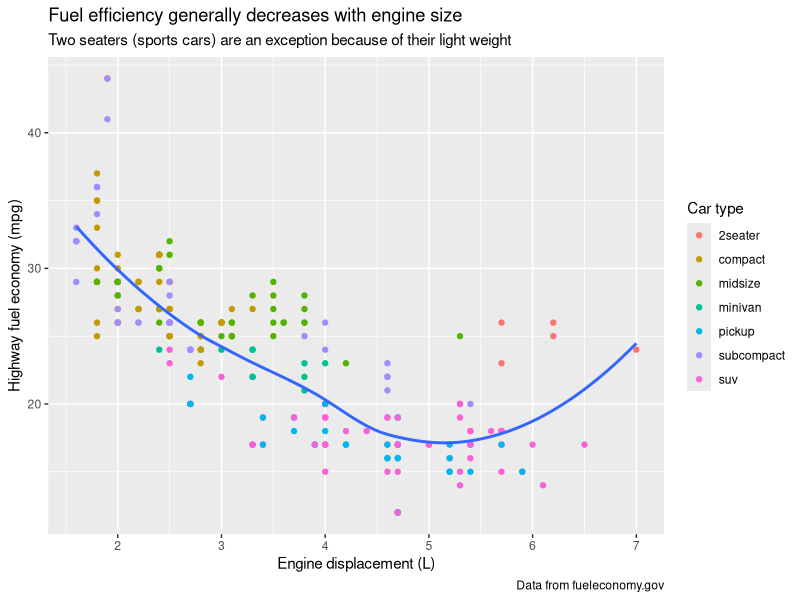
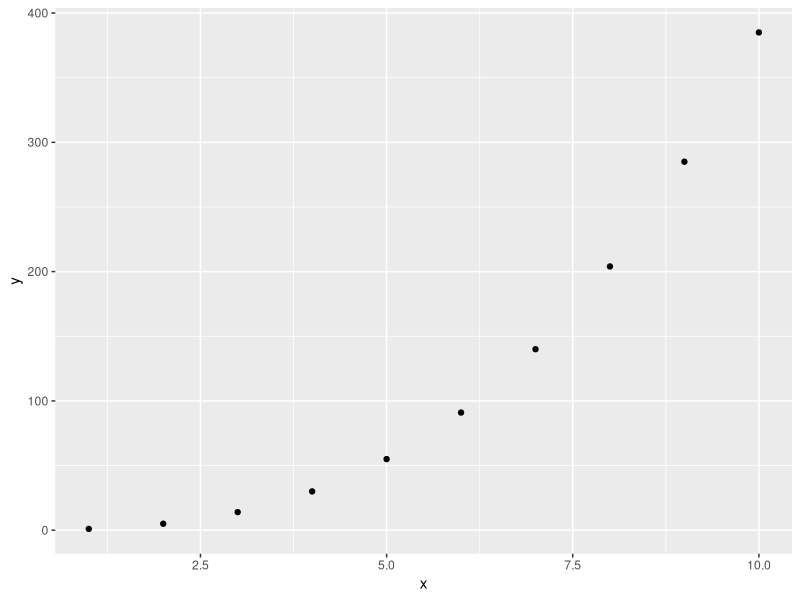
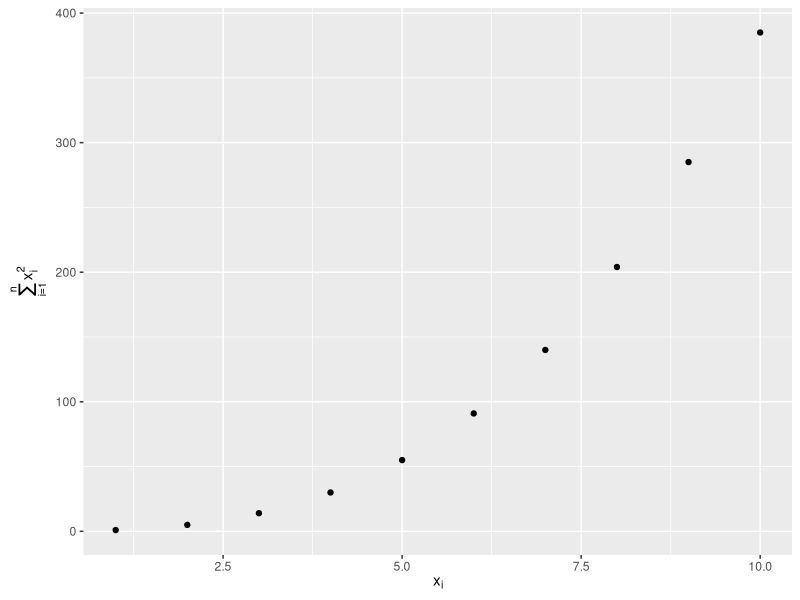
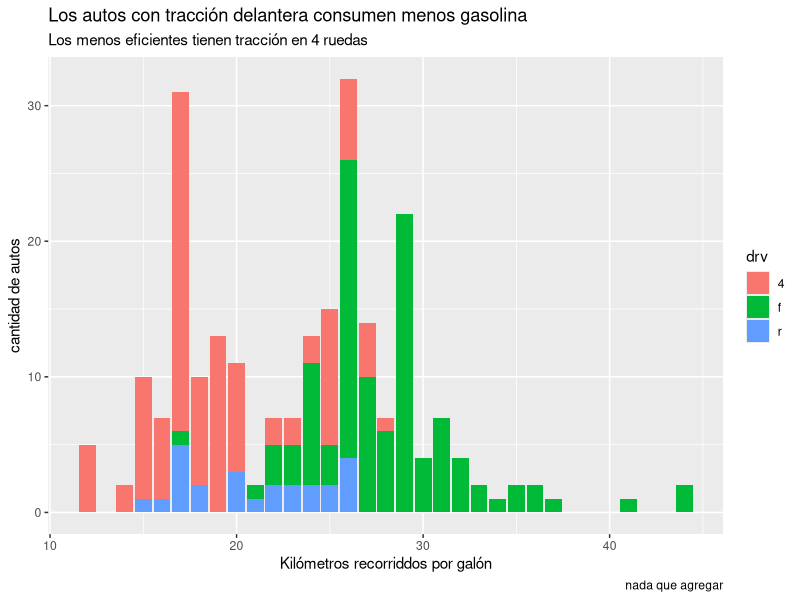
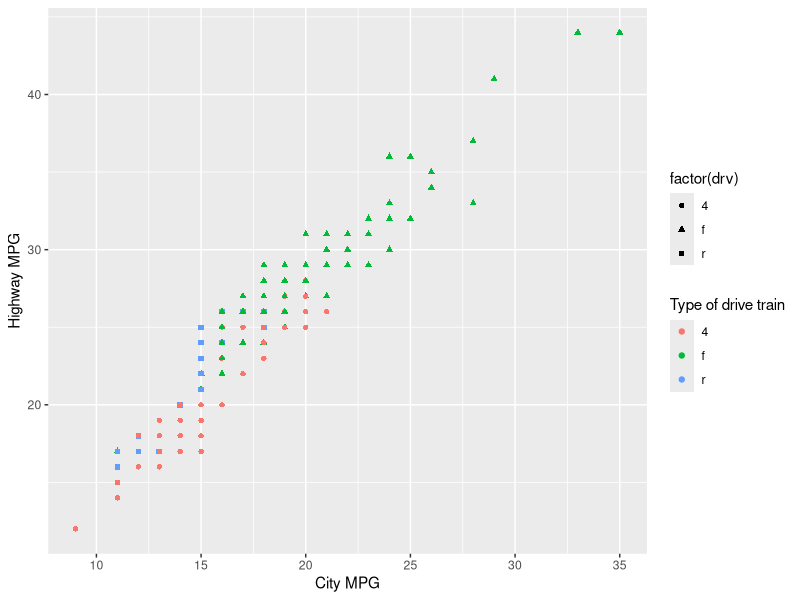

R code for these plots, in order: (Note: this script raises an error after producing the figures.)
#####################################
###                               ###
###         Capítulo 11           ###
###        Comunicación           ###
###                               ###
#####################################

library(tidyverse)
library(scales)
library(ggrepel)
library(patchwork)

ggplot(mpg, aes(x = displ, y = hwy)) +
  geom_point(aes(color = class)) +
  geom_smooth(se = FALSE) +
  labs(
    x = "Engine displacement (L)",
    y = "Highway fuel economy (mpg)",
    color = "Car type",
    title = "Fuel efficiency generally decreases with engine size",
    subtitle = "Two seaters (sports cars) are an exception because of their light weight",
    caption = "Data from fueleconomy.gov"
  )

df <- tibble(
  x = 1:10,
  y = cumsum(x^2)
)
ggplot(df, aes(x, y)) +
  geom_point()
# Cambiar las cadenas de texto a ecuaciones matemáticas con la función
# quote()
ggplot(df, aes(x, y)) +
  geom_point() +
  labs(
    x = quote(x[i]),
    y = quote(sum(x[i] ^ 2, i == 1, n))
  )

########################
###
### 11.2.1 Ejercicios
###
########################

# 1. Create one plot on the fuel economy data with customized title, 
# subtitle, caption, x, y, and color labels.

ggplot(mpg, aes(x = hwy, fill = drv)) +
  geom_bar() +
  labs(
    title = "Los autos con tracción delantera consumen menos gasolina",
    subtitle = "Los menos eficientes tienen tracción en 4 ruedas",
    x = "Kilómetros recorriddos por galón",
    y = "cantidad de autos",
    color = "tipo de tracción",
    caption = "nada que agregar"
  )

# 2. Recree el siguiente gráfico con los datos de consumo de 
# combustible. Tenga en cuenta que tanto el color como la forma de 
# los puntos varían según el tipo de transmisión.
ggplot(mpg, aes(x = cty, y = hwy, shape = factor(drv))) +
  geom_point(aes(color = drv)) +
  labs(
    x = "City MPG",
    y = "Highway MPG",
    color = "Type of drive train"
  )

# 3. Tome un gráfico exploratorio que haya creado en el último mes 
# y agréguele títulos informativos para que sea más fácil de 
# entender para otros.
ggplot(smaller, aes(x = carat, y = price)) +
  geom_boxplot(aes(group = cut_width(carat, 0.1))) +
  labs(
    title = "Los diamantes de mayor peso cuestan más",
    subtitle = "Aunque hay variaciones",
    x = "peso",
    y = " precio"
  )

# Crea una tabla con los mayores motores en cada tipo de tracción
label_info <- mpg |>
  group_by(drv) |> # se agrupa por tracción (drv)
  arrange(desc(displ)) |> # Esto ordena en descendente
  slice_head(n = 1) |> # se escoge sólo uno (el mayor)
  mutate(
    drive_type = case_when( # se crea una nueva variable drive_type
      drv == "f" ~ "front-wheel drive",
      drv == "r" ~ "rear-wheel drive",
      drv == "4" ~ "4-wheel drive"
    )
  ) |>
  select(displ, hwy, drv, drive_type) # son las variables que se muestran

label_info # Produce:
# A tibble: 3 × 4
# Groups:   drv [3]
#  displ   hwy drv   drive_type       
#  <dbl> <int> <chr> <chr>            
#1   6.5    17 4     4-wheel drive    
#2   5.3    25 f     front-wheel drive
#3   7      24 r     rear-wheel drive 

# Se crea un diagrama de dispersión con las leyendas drive_type
ggplot(mpg, aes(x = displ, y = hwy, color = drv)) +
  geom_point(alpha = 0.3) + # con transparencia
  geom_smooth(se = FALSE) + # sin error standar 
  geom_text(
    data = label_info, # Aquí va la nueva tabla
    aes(x = displ, y = hwy, label = drive_type),
    fontface = "bold", size = 5, hjust = "right", vjust = "bottom"
  ) +
  theme(legend.position = "none") # desactiva todas las leyendas

# geom_label_repel() ajusta automaticamente las etiquetas para que 
# no se superpongan 
ggplot(mpg, aes(x = displ, y = hwy, color = drv)) +
  geom_point(alpha = 0.3) +
  geom_smooth(se = FALSE) +
  ggrepel::geom_label_repel(
    data = label_info, 
    aes(x = displ, y = hwy, label = drive_type),
    fontface = "bold", size = 5, nudge_y = 2
  ) +
  theme(legend.position = "none")

# Selecciono los valores atípicos potenciales que recorren más de 40 
# o más de 20 siempre que el motor sea mayor a 5.0
potential_outliers <- mpg |>
  filter(hwy > 40 | (hwy > 20 & displ > 5))
potential_outliers # produce:
# A tibble: 9 × 11
#  manufacturer model      displ  year   cyl trans drv     cty   hwy fl   
#  <chr>        <chr>      <dbl> <int> <int> <chr> <chr> <int> <int> <chr>
#1 chevrolet    corvette     5.7  1999     8 manu… r        16    26 p    
#2 chevrolet    corvette     5.7  1999     8 auto… r        15    23 p    
#3 chevrolet    corvette     6.2  2008     8 manu… r        16    26 p    
#4 chevrolet    corvette     6.2  2008     8 auto… r        15    25 p 

# Muestra un diagrama de dispersión con los textos de los modelos
# con potenciales valores atípicos para hwy y disp
ggplot(mpg, aes(x = displ, y = hwy)) +
  geom_point() +
  # geom_text_repel usa dos parámetros: data que son los valores de la
  # base de datos a los que se aplicará un texto; y la estética que
  # indica cual texto se podrá en los valores de la base de datos
  ggrepel::geom_text_repel(data = potential_outliers, aes(label = model)) +
  # Crea un círculo rojo en los potenciales valores atípicos
  geom_point(data = potential_outliers, color = "red") +
  geom_point(
    data = potential_outliers,
    # Crea un círculo rojo dentro de los círculos rojos
    color = "red", size = 3, shape = "circle open"
  )

# Se crea un texto y se usa str_wrap para poner un salto de línea
# al llegar al caracter 30
trend_text <- "Larger engine sizes tend to have lower fuel economy." |>
  str_wrap(width = 30)
trend_text # Produce:
"Larger engine sizes tend to\nhave lower fuel economy."
# Crea un diagrama de dispersión que muestra que los carros con 
# grandes motores consumen más gasolina pues recorren menos kms por
# galón. En este gráfico se crean anotaciones con la función annotate
ggplot(mpg, aes(x = displ, y = hwy)) +
  geom_point() +
  annotate(
    geom = "label", x = 3.5, y = 38, # parece que"label" se refiere a texto
    label = trend_text, # Este es el texto que ya creé antes
    hjust = "left", color = "red"
  ) +
  annotate(
    geom = "segment", # parece que "segment" se refiere a gráficos
    x = 3, y = 35, xend = 5, yend = 25, color = "red",
    arrow = arrow(type = "closed")
  )
# Mi versión
ggplot(mpg, aes(x = displ, y = hwy)) +
  geom_point() +
  annotate(
    geom = "label", x = 4, y = 38, # parece que"label" se refiere a texto
    label = "hola mundo", # Este es el texto que ya creé antes
    hjust = "right", color = "green"
  ) +
  annotate(
    geom = "segment", # parece que "segment" se refiere a gráficos
    x = 1.75, y = 39, xend = 5, yend = 25, color = "blue",
    arrow = arrow(type = "closed")
  )

########################
###
### 11.3.1 Ejercicios
###
########################

# 1. Use geom_text() with infinite positions to place text at the four corners 
# of the plot.
ggplot(mpg, aes(cty, hwy)) +
  geom_point()
#
ggplot(mpg, aes(cty, hwy)) +
  geom_point() +
  theme_minimal() # cambia el fondo gris por blanco
# Muestra un diagrama de dispersión relacionando cty y hwy
p <- ggplot(mpg, aes(x = cty, y = hwy)) +
  geom_point(alpha = 0.6) +
  labs(title = "City vs Highway MPG") +
  theme_minimal() # Es para cambiar el fondo gris a blanco
# Añadimos textos en las 4 esquinas usando -Inf / Inf. -Inf se refiere
# a abajo y a la izquierda. Inf se refiere a arriba y a la derecha
p +
  geom_text(aes(x = -Inf, y = -Inf), label = "bottom-left", 
            hjust = -0.1, vjust = -0.1, size = 3.5) +
  geom_text(aes(x =  Inf, y = -Inf), label = "bottom-right", 
            hjust =  1.1, vjust = -0.1, size = 3.5) +
  geom_text(aes(x = -Inf, y =  Inf), label = "top-left", 
            hjust = -0.1, vjust =  1.1, size = 3.5) +
  geom_text(aes(x =  Inf, y =  Inf), label = "top-right", 
            hjust =  1.1, vjust =  1.1, size = 3.5)

# 2. Úsalo annotate()para añadir un punto geométrico en medio de 
# tu último gráfico sin tener que crear un tibble. Personaliza la 
# forma, el tamaño o el color del punto.
library(ggplot2)

ggplot(mpg, aes(x = cty, y = hwy)) +
  geom_point(alpha = 0.6) +
  annotate(
    geom = "point", # usa la geometría punto
    x = mean(mpg$cty), # calcula el promedio de la columna cty
    y = mean(mpg$hwy), # calcula el promedio de la columna hwy
    color = "red",
    shape = 8,   # forma: estrella
    size = 5     # tamaño del punto
  ) +
  theme_minimal()

# 3. ¿Cómo geom_text()interactúan las etiquetas con el facetado? 
# ¿Cómo se puede añadir una etiqueta a una sola faceta? ¿Cómo se 
# puede poner una etiqueta diferente en cada faceta? (Pista: Piensa 
# en el conjunto de datos que se está pasando a geom_text()).
# Crea 3 facetas, una para cada tipo de tracción.
p <- ggplot(mpg, aes(x = displ, y = hwy)) +
  geom_point() +
  facet_wrap(~ drv) +
  theme_minimal()
# Muestra 3 facetas
p
# # Muesta una etiqueta con el modelo de cada auto
p + geom_text(aes(label = model), size = 2, vjust = -0.5)
#
# Un tibble con una sola fila (solo facet "4")
label_data <- data.frame(
  drv = "4",
  displ = 6,
  hwy = 40,
  label = "Etiqueta solo en 4WD"
)
#label_data
# Muestra una etiqueta solo en la faceta de drv = "4"
p + 
  geom_text(data = label_data, aes(x = displ, y = hwy, label = label), 
            color = "red", size = 3)
# Entonces para poner un texto distinto en cada facet, creo un 
# pequeño dataset con una fila por cada drv. Así:
label_data2 <- data.frame(
  drv = c("f", "r", "4"),
  displ = c(2, 5, 6),
  hwy = c(40, 20, 30),
  label = c("Front", "Rear", "4WD")
)

p + 
  geom_text(data = label_data2, aes(x = displ, y = hwy, label = label), 
            color = "blue", size = 3)

# 4. ¿Qué argumentos para geom_label() controlar la apariencia del 
# cuadro de fondo?
?geom_label() # Creo que label.padding
ggplot(mpg, aes(x = displ, y = hwy)) +
  geom_point() +
  geom_label(aes(label = drv), 
             size = 3, 
             fill = "yellow", 
             color = "blue",
             label.size = 0.5, # ancho del borde
             label.r = unit(0.3, "lines"), # redondea bordes
             label.padding = unit(0.25, "lines") # espacio interior
             )

# 5. What are the four arguments to arrow()? How do they work? 
# Create a series of plots that demonstrate the most important 
# options.
?arrow()
df <- data.frame(x = 1, y = 1, xend = 5, yend = 5)
df # produce:
#  x y xend yend
#1 1 1    5    5
# Dibuja una línea diagonal con una flecha al final
ggplot(df) +
  geom_segment(aes(x = x, y = y, xend = xend, yend = yend),
               arrow = arrow()) +
  theme_minimal()
# Cambiar el ángulo de la punta
ggplot(df) +
  geom_segment(aes(x = x, y = y, xend = xend, yend = yend),
               arrow = arrow(angle = 15))
# Alarga la punta de la flecha
ggplot(df) +
  geom_segment(aes(x = x, y = y, xend = xend, yend = yend),
               arrow = arrow(length = unit(0.8, "inches")))
# Mostrar flechas en ambos extremos de la punta
ggplot(df) +
  geom_segment(aes(x = x, y = y, xend = xend, yend = yend),
               arrow = arrow(ends = "both"))
# Mostrar la punta rellena con "closed". "open" es predeterminado
# sólo para contorno
ggplot(df) +
  geom_segment(aes(x = x, y = y, xend = xend, yend = yend),
               arrow = arrow(type = "closed"))

# Relaciona el tamaño del motor con la eficiencia del combustible
ggplot(mpg, aes(x = displ, y = hwy, color = drv)) +
  geom_point()
# Cambia las escalas del eje x e y y también las etiquetas de la escala 
# de color de la derecha
ggplot(mpg, aes(x = displ, y = hwy, color = drv)) +
  geom_point() +
  scale_y_continuous(breaks = seq(15, 45, by = 5)) +# breaks anula la
  # opción predeterminada
  scale_x_continuous(breaks = seq(0, 7, by = 0.5)) +
  scale_color_discrete(labels = c("4" = "4-wheel", "f" = "front", 
                                  "r" = "rear"))

# Relaciona el precio con el corte del diamante
ggplot(diamonds, aes(x = price, y = cut)) +
  geom_boxplot(alpha = 0.05)
# Muestra signo de dolar en la escala de precios
ggplot(diamonds, aes(x = price, y = cut)) +
  geom_boxplot(alpha = 0.05) +
  scale_x_continuous(labels = scales::label_dollar()) # le pone signo
  # de dólar a las escalas de x (del precio)
# Cambia las escalas a un sólo dígito por cada mil, cambia el rango
# y los intervalos de la escala en el eje X
ggplot(diamonds, aes(x = price, y = cut)) +
  geom_boxplot(alpha = 0.05) +
  scale_x_continuous(
    labels = label_dollar(scale = 1/1000, suffix = "K"), 
    breaks = seq(1000, 19000, by = 6000)
  )

# Muestra barras de porcentajes (gracias a position = "fill") para
# cada tipo de corte de diamante
ggplot(diamonds, aes(x = cut, fill = clarity)) +
  geom_bar(position = "fill")
# Cambia las relaciones /100 a porcentajes en la escala del eje Y
ggplot(diamonds, aes(x = cut, fill = clarity)) +
  geom_bar(position = "fill") +
  scale_y_continuous(name = "Percentage", labels = label_percent())

# Muestra cuando inició el gobierno de un presidente
presidential |>
  mutate(id = 33 + row_number()) |>
  ggplot(aes(x = start, y = id)) +
  geom_point()
# Muestra cuando inició y cuando terminó el gobierno de una presidente
presidential |>
  mutate(id = 33 + row_number()) |>
  ggplot(aes(x = start, y = id)) +
  geom_point() +
  geom_segment(aes(xend = end, yend = id))
# Puedo usar breaks para mostrar con precisión donde ocurren las 
# observaciones y date_labels para dar formato al año. Esto se hace
# cuando hay pocos datos
presidential |>
  mutate(id = 33 + row_number()) |>
  ggplot(aes(x = start, y = id)) +
  geom_point() +
  geom_segment(aes(xend = end, yend = id)) +
  scale_x_date(name = NULL, breaks = presidential$start, 
               date_labels = "'%y")

# Grafico de dispersión que compara el tamaño del motor con la 
# eficiciencia del combustible y coloreada por tipo de auto
base <- ggplot(mpg, aes(x = displ, y = hwy)) +
  geom_point(aes(color = class))
base + theme(legend.position = "right") # predeterminada
base + theme(legend.position = "left")
# El tipo de auto va arriba
base + 
  theme(legend.position = "top")
# El tipo de auto va arriba  pero en tres filas
base + 
  theme(legend.position = "top") +
  guides(color = guide_legend(nrow = 3))
# El tipo de auto va abajo en 3 filas
base + 
  theme(legend.position = "bottom") +
  guides(color = guide_legend(nrow = 3))

# Mustra un diagrama de dispersión con una línea suave que relaciona
# el tamaño del motor con la eficiencia del combustible y coloreado
# por tipo de auto
ggplot(mpg, aes(x = displ, y = hwy)) +
  geom_point(aes(color = class)) +
  geom_smooth(se = FALSE)
# Poner el tió de auto abajo:
ggplot(mpg, aes(x = displ, y = hwy)) +
  geom_point(aes(color = class)) +
  geom_smooth(se = FALSE) +
  theme(legend.position = "bottom")
# Las bolitas de las leyendas del tipo de auto (que muestran 
# los colores) se harían un poco más grandes. Tal vez ayude a 
# ver los colores de los círculos
ggplot(mpg, aes(x = displ, y = hwy)) +
  geom_point(aes(color = class)) +
  geom_smooth(se = FALSE) +
  theme(legend.position = "bottom") +
  guides(color = guide_legend(nrow = 2, 
                              override.aes = list(size = 4)))
# Parece que nrow = 2 no hace nada así que mejor lo quito
ggplot(mpg, aes(x = displ, y = hwy)) +
  geom_point(aes(color = class)) +
  geom_smooth(se = FALSE) +
  theme(legend.position = "bottom") +
  guides(color = guide_legend(override.aes = list(size = 4)))

# Muestra la variación del precio por el peso del diamante
ggplot(diamonds, aes(x = carat, y = price)) +
  geom_bin2d()
ggplot(diamonds, aes(x = log10(carat), y = log10(price))) +
  geom_point(aes(color = cut))+
  geom_smooth(se = FALSE)
# Muestra la variación del precio por el peso del diamante aplicando
# una transformación logarítmica. Lo que resulta en que se puede ver
# más fácil la relación. Pero se daña las leyendas de las escalas 
# X e Y
ggplot(diamonds, aes(x = log10(carat), y = log10(price))) +
  geom_bin2d()
# Soluciono  el daño a las leyendas de las escalas , etiquetando los
# ejes en la escala original de los datos
ggplot(diamonds, aes(x = carat, y = price)) +
  geom_bin2d() + 
  scale_x_log10() + 
  scale_y_log10()

# Muestra la relación entre el tamaño del motor y la eficiencia del
# combustible. Coloreada por tipo de auto 
ggplot(mpg, aes(x = displ, y = hwy)) +
  geom_point(aes(color = drv))
# Cambio de color para daltónicos con scale_color_brewer():
ggplot(mpg, aes(x = displ, y = hwy)) +
  geom_point(aes(color = drv)) +
  scale_color_brewer(palette = "Set1")
# Cambio de color para daltónicos con scale_color_brewer(). Además
# Puedo usar shape() para darles forma, además de color, a los puntos
# que representan el tipo de auto
ggplot(mpg, aes(x = displ, y = hwy)) +
  geom_point(aes(color = drv, shape = drv)) +
  scale_color_brewer(palette = "Set1")

# Asignar manualmente los colores para ciertos valores con rgb 
# hexadecimal cy la función scale_color_manual()
View(presidential)
presidential |>
  mutate(id = 33 + row_number()) |>
  ggplot(aes(x = start, y = id, color = party)) +
  geom_point() +
  geom_segment(aes(xend = end, yend = id)) +
  scale_color_manual(values = c(Republican = "#E81B23", 
                                Democratic = "#00AEF3"))

# Relación entre tamaño del motor y eficiencia del combustible
ggplot(mpg, aes(x = displ, y = hwy)) +
  geom_point(aes(color = drv)) +
  geom_smooth()
# Filtrando la relación se obtiene un gráfico en el que se afectó
# la suavidad de la curva y las escalas de los ejes X e Y (parece que
# hay una gran banda de error estandar)
mpg |>
  filter(displ >= 5 & displ <= 6 & hwy >= 10 & hwy <= 25) |>
  ggplot(aes(x = displ, y = hwy)) +
  geom_point(aes(color = drv)) +
  geom_smooth()
# Aquí sigue afectada la suavidad de la curva
ggplot(mpg, aes(x = displ, y = hwy)) +
  geom_point(aes(color = drv)) +
  geom_smooth() +
  scale_x_continuous(limits = c(5, 6)) +
  scale_y_continuous(limits = c(10, 25))
# Para mejorar la suavidad de la curva se podrían poner los límites 
# en la función coord_cartesian()
ggplot(mpg, aes(x = displ, y = hwy)) +
  geom_point(aes(color = drv)) +
  geom_smooth() +
  coord_cartesian(xlim = c(5, 6), ylim = c(10, 25))

